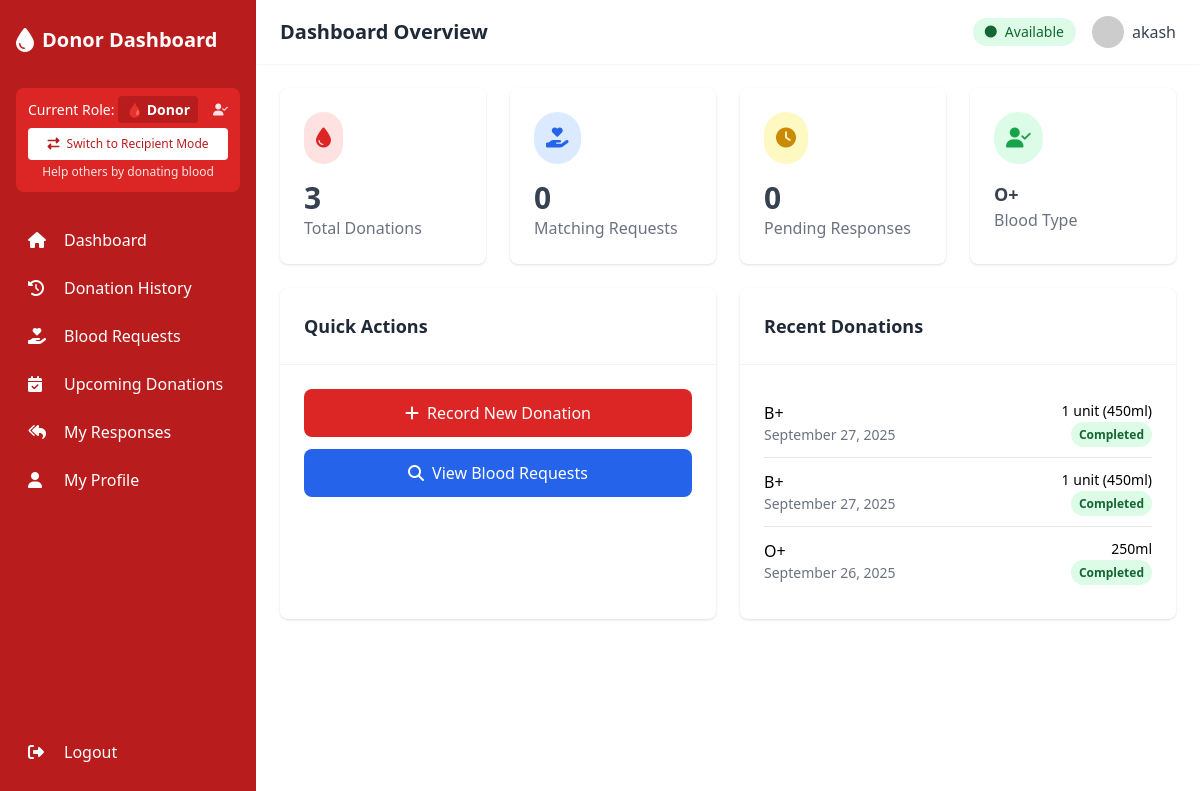
The page /donor-dashboard (signed in) on the database its author committed.
### app.py (models this page shows)
class Donor(db.Model):
    id = db.Column(db.Integer, primary_key=True)
    name = db.Column(db.String(100), nullable=False)
    email = db.Column(db.String(100), unique=True, nullable=False)
    password = db.Column(db.String(200), nullable=False)
    age = db.Column(db.Integer, nullable=False)
    gender = db.Column(db.String(10), nullable=False)
    blood_group = db.Column(db.String(5), nullable=False)
    location = db.Column(db.String(200), nullable=False)
    contact = db.Column(db.String(20), nullable=False)
    availability = db.Column(db.Boolean, default=True)
    latitude = db.Column(db.Float, nullable=True)
    longitude = db.Column(db.Float, nullable=True)
    geocoded = db.Column(db.Boolean, default=False)
    last_geocoded = db.Column(db.DateTime, nullable=True)

class DonationHistory(db.Model):
    id = db.Column(db.Integer, primary_key=True)
    donor_id = db.Column(db.Integer, db.ForeignKey('donor.id'), nullable=False)
    donation_date = db.Column(db.DateTime, nullable=False, default=db.func.current_timestamp())
    blood_type = db.Column(db.String(5), nullable=False)
    quantity = db.Column(db.String(20), nullable=False)  # e.g., "450ml", "1 unit"
    location = db.Column(db.String(200), nullable=False)
    status = db.Column(db.String(20), nullable=False, default='Completed')  # Completed, Pending, Cancelled
    notes = db.Column(db.Text)

### app.py (the view)
@app.route('/donor-dashboard')
def donor_dashboard():
    if session.get('role') != 'donor':
        return redirect('/')
    donor = db.session.get(Donor, session['user_id'])
    if not donor:
        return redirect('/logout')
    donation_history = DonationHistory.query.filter_by(donor_id=donor.id).order_by(DonationHistory.donation_date.desc()).all()
    compatible_blood_groups = [donor.blood_group]  # Always include exact match
    if donor.blood_group == 'O-':
        compatible_blood_groups = ['A+', 'A-', 'B+', 'B-', 'AB+', 'AB-', 'O+', 'O-']
    elif donor.blood_group == 'O+':
        compatible_blood_groups = ['O+', 'A+', 'B+', 'AB+']
    elif donor.blood_group == 'A-':
        compatible_blood_groups = ['A-', 'A+', 'AB-', 'AB+']
    elif donor.blood_group == 'A+':
        compatible_blood_groups = ['A+', 'AB+']
    elif donor.blood_group == 'B-':
        compatible_blood_groups = ['B-', 'B+', 'AB-', 'AB+']
    elif donor.blood_group == 'B+':
        compatible_blood_groups = ['B+', 'AB+']
    elif donor.blood_group == 'AB-':
        compatible_blood_groups = ['AB-', 'AB+']
    elif donor.blood_group == 'AB+':
        compatible_blood_groups = ['AB+']
    donor_responses = DonationResponse.query.filter_by(donor_id=donor.id).order_by(DonationResponse.response_date.desc()).all()
    responded_request_ids = [response.request_id for response in donor_responses]
    query = BloodRequest.query.filter(
        BloodRequest.blood_group_needed.in_(compatible_blood_groups),
        BloodRequest.status == 'Active'
    )
    if responded_request_ids:
        query = query.filter(~BloodRequest.id.in_(responded_request_ids))
    compatible_requests = query.order_by(BloodRequest.urgency.desc(), BloodRequest.needed_by_date.asc()).all()
    total_donations = len(donation_history)
    pending_responses = len([r for r in donor_responses if r.status == 'Pending'])
    return render_template('donor_dashboard.html',
                         donor=donor,
                         donation_history=donation_history,
                         compatible_requests=compatible_requests,
                         donor_responses=donor_responses,
                         total_donations=total_donations,
                         pending_responses=pending_responses,
                         current_date=datetime.now().date(),
                         timedelta=timedelta)

### templates/donor_dashboard.html (shortened to what this page needs)
<!DOCTYPE html>
<html lang="en">
  <head>
    <script src="https://cdn.tailwindcss.com"></script>
    <link
      rel="stylesheet"
      href="https://cdnjs.cloudflare.com/ajax/libs/font-awesome/6.4.0/css/all.min.css"
    />
  </head>
  <body class="bg-gra
          <div id="profile-section" class="section hidden">
    <div class="min-h-screen flex">
      <div class="bg-red-700 text-white w-64 py-6 px-4 flex flex-col">
        <div class="flex items-center mb-8">
          <i class="fas fa-droplet text-2xl mr-2"></i>
          <h1 class="text-xl font-bold">Donor Dashboard</h1>
        </div>
        <div class="mb-6 p-3 bg-red-600 rounded-lg">
          <div class="flex items-center justify-between mb-2">
            <p class="text-sm">
              Current Role:
              <span
                class="font-semibold text-white bg-red-700 px-2 py-1 rounded"
                >🩸 Donor</span
              >
            </p>
            <div class="text-xs text-red-100">
              <i class="fas fa-user-check"></i>
            </div>
          </div>
          <form method="POST" action="/switch-role" class="inline w-full">
            <button
              type="submit"
              class="w-full text-xs bg-white text-red-700 px-3 py-2 rounded hover:bg-gray-100 transition-colors font-medium"
              title="Switch to recipient mode to request blood when needed"
            >
              <i class="fas fa-exchange-alt mr-1"></i> Switch to Recipient Mode
            </button>
          </form>
          <p class="text-xs text-red-100 mt-1 text-center">
            Help others by donating blood
          </p>
        </div>
        <nav class="flex-1">
          <a
            href="#dashboard-section"
            class="flex items-center space-x-3 p-3 rounded hover:bg-red-600 transition-colors"
            onclick="showSection('dashboard-section')"
          >
            <i class="fas fa-home w-6"></i>
            <span>Dashboard</span>
          </a>
          <a
            href="#donations-section"
            class="flex items-center space-x-3 p-3 rounded hover:bg-red-600 transition-colors"
            onclick="showSection('donations-section')"
          >
            <i class="fas fa-history w-6"></i>
            <span>Donation History</span>
          </a>
          <a
            href="#requests-section"
            class="flex items-center space-x-3 p-3 rounded hover:bg-red-600 transition-colors"
            onclick="showSection('requests-section')"
          >
            <i class="fas fa-hand-holding-heart w-6"></i>
            <span>Blood Requests</span>
          </a>
          <a
            href="#upcoming-section"
            class="flex items-center space-x-3 p-3 rounded hover:bg-red-600 transition-colors"
            onclick="showSection('upcoming-section')"
          >
            <i class="fas fa-calendar-check w-6"></i>
            <span>Upcoming Donations</span>
          </a>
          <a
            href="/my-responses"
            class="flex items-center space-x-3 p-3 rounded hover:bg-red-600 transition-colors"
          >
            <i class="fas fa-reply-all w-6"></i>
            <span>My Responses</span>
          </a>
          <a
            href="#profile-section"
            class="flex items-center space-x-3 p-3 rounded hover:bg-red-600 transition-colors"
            onclick="showSection('profile-section')"
          >
            <i class="fas fa-user w-6"></i>
            <span>My Profile</span>
          </a>
        </nav>
        <div class="pt-6">
          <a
            href="/logout"
            class="flex items-center space-x-3 p-3 rounded hover:bg-red-600 transition-colors"
          >
            <i class="fas fa-sign-out-alt w-6"></i>
            <span>Logout</span>
          </a>
        </div>
      </div>
      <div class="flex-1">
        <header class="bg-white shadow-sm">
          <div class="flex items-center justify-between px-6 py-4">
            <h2 class="text-xl font-semibold text-gray-800" id="page-title">
              Dashboard Overview
            </h2>
            <div class="flex items-center space-x-4">
              <form method="POST" action="/toggle-availability" class="inline">
                <button
                  type="submit"
                  class="flex items-center space-x-2 px-3 py-1 rounded-full {{ 'bg-green-100 text-green-800' if donor.availability else 'bg-red-100 text-red-800' }}"
                >
                  <i class="fas fa-circle text-xs"></i>
                  <span class="text-sm font-medium"
                    >{{ 'Available' if donor.availability else 'Unavailable'
                    }}</span
                  >
                </button>
              </form>
              <div class="flex items-center space-x-2">
                <img
                  src="https://ui-avatars.com/api/?name={{ donor.name }}&background=random"
                  alt="{{ donor.name }}"
                  class="w-8 h-8 rounded-full"
                />
                <span class="text-gray-700">{{ donor.name }}</span>
              </div>
            </div>
          </div>
        </header>
        <main class="p-6">
          <div id="dashboard-section" class="section">
            <div
              class="grid grid-cols-1 md:grid-cols-2 lg:grid-cols-4 gap-6 mb-6"
            >
              <div class="bg-white rounded-lg shadow p-6">
                <div class="flex items-center justify-between mb-4">
                  <div class="bg-red-100 rounded-full p-3">
                    <i class="fas fa-tint text-red-600 text-xl"></i>
                  </div>
                </div>
                <h3 class="text-3xl font-bold text-gray-700">
                  {{ total_donations }}
                </h3>
                <p class="text-gray-500">Total Donations</p>
              </div>
              <div class="bg-white rounded-lg shadow p-6">
                <div class="flex items-center justify-between mb-4">
                  <div class="bg-blue-100 rounded-full p-3">
                    <i
                      class="fas fa-hand-holding-heart text-blue-600 text-xl"
                    ></i>
                  </div>
                </div>
                <h3 class="text-3xl font-bold text-gray-700">
                  {{ compatible_requests|length }}
                </h3>
                <p class="text-gray-500">Matching Requests</p>
              </div>
              <div class="bg-white rounded-lg shadow p-6">
                <div class="flex items-center justify-between mb-4">
                  <div class="bg-yellow-100 rounded-full p-3">
                    <i class="fas fa-clock text-yellow-600 text-xl"></i>
                  </div>
                </div>
                <h3 class="text-3xl font-bold text-gray-700">
                  {{ pending_responses }}
                </h3>
                <p class="text-gray-500">Pending Responses</p>
              </div>
              <div class="bg-white rounded-lg shadow p-6">
                <div class="flex items-center justify-between mb-4">
                  <div
                    class="{{ 'bg-green-100' if donor.availability else 'bg-gray-100' }} rounded-full p-3"
                  >
                    <i
                      class="fas fa-user-check {{ 'text-green-600' if donor.availability else 'text-gray-600' }} text-xl"
                    ></i>
                  </div>
                </div>
                <h3 class="text-lg font-bold text-gray-700">
                  {{ donor.blood_group }}
                </h3>
                <p class="text-gray-500">Blood Type</p>
              </div>
            </div>
            <div class="grid grid-cols-1 lg:grid-cols-2 gap-6">
              <div class="bg-white rounded-lg shadow">
                <div class="p-6 border-b border-gray-100">
                  <h3 class="text-lg font-semibold text-gray-800">
                    Quick Actions
                  </h3>
                </div>
                <div class="p-6">
                  <a
                    href="/add-donation"
                    class="block w-full bg-red-600 text-white text-center py-3 px-4 rounded-lg hover:bg-red-700 transition-colors mb-3"
                  >
                    <i class="fas fa-plus mr-2"></i>Record New Donation
                  </a>
                  <a
                    href="#requests-section"
                    onclick="showSection('requests-section')"
                    class="block w-full bg-blue-600 text-white text-center py-3 px-4 rounded-lg hover:bg-blue-700 transition-colors"
                  >
                    <i class="fas fa-search mr-2"></i>View Blood Requests
                  </a>
                </div>
              </div>
              <div class="bg-white rounded-lg shadow">
                <div class="p-6 border-b border-gray-100">
                  <h3 class="text-lg font-semibold text-gray-800">
                    Recent Donations
                  </h3>
                </div>
                <div class="p-6">
                  {% if donation_history[:3] %} {% for donation in
                  donation_history[:3] %}
                  <div
                    class="flex justify-between items-center py-3 border-b last:border-b-0"
                  >
                    <div>
                      <p class="font-medium">{{ donation.blood_type }}</p>
                      <p class="text-sm text-gray-500">
                        {{ donation.donation_date.strftime('%B %d, %Y') }}
                      </p>
                    </div>
                    <div class="text-right">
                      <p class="text-sm font-medium">{{ donation.quantity }}</p>
                      <span
                        class="px-2 py-1 text-xs font-semibold {{ 'text-green-800 bg-green-100' if donation.status == 'Completed' else 'text-yellow-800 bg-yellow-100' }} rounded-full"
                      >
                        {{ donation.status }}
                      </span>
                    </div>
                  </div>
                  {% endfor %} {% else %}
                  <p class="text-gray-500">No donations recorded yet.</p>
                  {% endif %}
                </div>
              </div>
            </div>
          </div>
        </main>
      </div>
    </div>
  </body>
</html>

### rows shown on the page
Donor: availability "Available", name "akash", blood_group "O+"
DonationHistory: blood_type "B+", donation_date "September 27, 2025", quantity "1 unit (450ml)", status "Completed"
DonationHistory: blood_type "B+", donation_date "September 27, 2025", quantity "1 unit (450ml)", status "Completed"
DonationHistory: blood_type "O+", donation_date "September 26, 2025", quantity "250ml", status "Completed"

### other values the page prints
{{ total_donations }} "3"
{{ compatible_requests|length }} "0"
{{ pending_responses }} "0"
